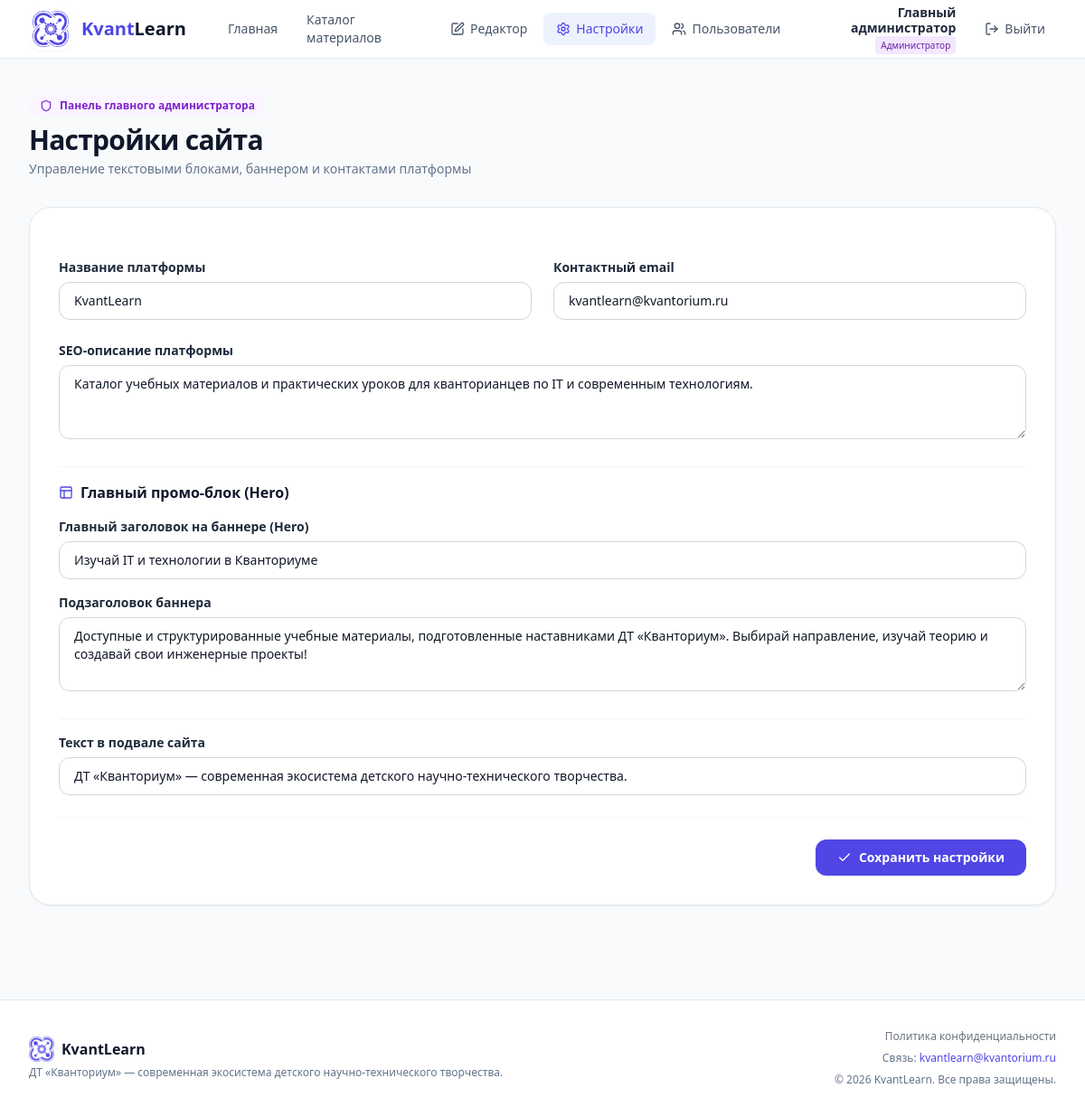
The app's page /settings/ (signed in) with its own data.
### apps/accounts/models.py (models this page shows, shortened)
class CustomUser(AbstractUser):
    ROLE_TEACHER = 'teacher'
    ROLE_ADMIN = 'admin'
    ROLE_CHOICES = [
        (ROLE_TEACHER, 'Педагог'),
        (ROLE_ADMIN, 'Администратор'),
    ]
    role = models.CharField(
        'Роль',
        max_length=20,
        choices=ROLE_CHOICES,
        default=ROLE_TEACHER,
    )
    is_approved = models.BooleanField(
        'Подтвержден администратором',
        default=False,
        help_text='Педагог может работать в редакторе только после одобрения аккаунта.',
    )
    full_name = models.CharField(
        'ФИО или отображаемое имя',
        max_length=255,
        blank=True,
    )
    created_at = models.DateTimeField(
        'Дата регистрации',
        auto_now_add=True,
    )
    consent_personal_data = models.BooleanField(
        'Согласие на обработку ПДн',
        default=False,
        help_text='Факт дачи согласия на обработку персональных данных (152-ФЗ).',
    )
    consent_date = models.DateTimeField(
        'Дата и время дачи согласия',
        null=True,
        blank=True,
    )
    consent_version = models.CharField(
        'Версия документов согласия',
        max_length=20,
        blank=True,
        help_text='Версия политики и соглашения, с которой согласился пользователь (например, "1.0").',
    )
    class Meta:
        verbose_name = 'Пользователь'
        verbose_name_plural = 'Пользователи'
        ordering = ['-created_at']
    @property
    def display_name(self):
        return self.full_name.strip() if self.full_name else self.username
    @property
    def is_administrator(self):
        return self.role == self.ROLE_ADMIN or self.is_superuser

### apps/core/models.py (models this page shows, shortened)
class SiteSettings(models.Model):
    site_name = models.CharField(
        'Название сайта',
        max_length=150,
        default='KvantLearn',
    )
    site_description = models.TextField(
        'Описание сайта',
        blank=True,
        default='Каталог учебных материалов и практических уроков для кванторианцев по IT и современным технологиям.',
    )
    hero_title = models.CharField(
        'Главный заголовок (Hero)',
        max_length=255,
        blank=True,
        default='Изучай IT и технологии в Кванториуме',
    )
    hero_subtitle = models.TextField(
        'Подзаголовок (Hero)',
        blank=True,
        default='Доступные и структурированные учебные материалы, написанные педагогами ДТ «Кванториум». Выбирай направление и прокачивай свои навыки!',
    )
    contact_email = models.EmailField(
        'Контактный email',
        blank=True,
        default='kvantlearn@example.com',
    )
    footer_text = models.CharField(
        'Текст в подвале (Footer)',
        max_length=255,
        blank=True,
        default='ДТ «Кванториум» — современная экосистема детского научно-технического творчества.',
    )
    class Meta:
        verbose_name = 'Настройки сайта'
        verbose_name_plural = 'Настройки сайта'
    @classmethod
    def get_settings(cls):
        obj = cls.objects.first()
        if not obj:
            obj = cls.objects.create()
        return obj

### apps/core/views.py (the view, shortened to what this page needs)
# urls.py: path('settings/', views.SiteSettingsEditView.as_view(), name='settings'),
class SiteSettingsEditView(AdminRequiredMixin, UpdateView):
    model = SiteSettings
    form_class = SiteSettingsForm
    template_name = 'core/settings.html'
    success_url = reverse_lazy('core:settings')
    def get_object(self, queryset=None):
        return SiteSettings.get_settings()

### apps/catalog/context_processors.py (called while the page is built)
def catalog_directions(request):
    return {
        'CATALOG_DIRECTIONS': getattr(settings, 'DIRECTION_CHOICES', []),
    }

### apps/core/context_processors.py (called while the page is built)
def site_settings(request):
    try:
        settings_obj = SiteSettings.get_settings()
    except Exception:
        settings_obj = None
    return {
        'site_settings': settings_obj,
    }

### apps/core/views.py (called while the page is built)
    def test_func(self):
        user = self.request.user
        return user.is_authenticated and (user.is_administrator)

### templates/core/settings.html (shortened to what this page needs)
{% extends "base.html" %}
{% block content %}
<div class="max-w-7xl mx-auto px-4 sm:px-6 lg:px-8 py-10">
  <div class="mb-8">
    <div class="flex items-center space-x-2 text-xs font-semibold text-purple-700 bg-purple-50 px-3 py-1 rounded-full w-fit mb-2">
      <i data-lucide="shield" class="w-3.5 h-3.5"></i>
      <span>Панель главного администратора</span>
    </div>
    <h1 class="text-3xl font-extrabold text-slate-900 tracking-tight">Настройки сайта</h1>
    <p class="text-sm text-slate-500 mt-1">Управление текстовыми блоками, баннером и контактами платформы</p>
  </div>
  <div class="bg-white rounded-3xl border border-slate-200 p-8 shadow-sm">
    <form method="post" class="space-y-6">
      <div class="grid grid-cols-1 sm:grid-cols-2 gap-6">
        <div>
          <label for="{{ form.site_name.id_for_label }}" class="block text-sm font-semibold text-slate-800 mb-1.5">
            {{ form.site_name.label }}
          </label>
          {{ form.site_name }}
        </div>
        <div>
          <label for="{{ form.contact_email.id_for_label }}" class="block text-sm font-semibold text-slate-800 mb-1.5">
            {{ form.contact_email.label }}
          </label>
          {{ form.contact_email }}
        </div>
      </div>
      <div>
        <label for="{{ form.site_description.id_for_label }}" class="block text-sm font-semibold text-slate-800 mb-1.5">
          {{ form.site_description.label }}
        </label>
        {{ form.site_description }}
      </div>
      <div class="pt-4 border-t border-slate-100">
        <h3 class="text-base font-bold text-slate-900 mb-4 flex items-center space-x-2">
          <i data-lucide="layout" class="w-4 h-4 text-indigo-600"></i>
          <span>Главный промо-блок (Hero)</span>
        </h3>
        <div class="space-y-4">
          <div>
            <label for="{{ form.hero_title.id_for_label }}" class="block text-sm font-semibold text-slate-800 mb-1.5">
              {{ form.hero_title.label }}
            </label>
            {{ form.hero_title }}
          </div>
          <div>
            <label for="{{ form.hero_subtitle.id_for_label }}" class="block text-sm font-semibold text-slate-800 mb-1.5">
              {{ form.hero_subtitle.label }}
            </label>
            {{ form.hero_subtitle }}
          </div>
        </div>
      </div>
      <div class="pt-4 border-t border-slate-100">
        <label for="{{ form.footer_text.id_for_label }}" class="block text-sm font-semibold text-slate-800 mb-1.5">
          {{ form.footer_text.label }}
        </label>
        {{ form.footer_text }}
      </div>
      <div class="pt-6 border-t border-slate-100 flex items-center justify-end">
        <button type="submit" class="px-6 py-2.5 bg-indigo-600 hover:bg-indigo-700 text-white text-sm font-semibold rounded-xl shadow-sm transition flex items-center space-x-2">
          <i data-lucide="check" class="w-4 h-4"></i>
          <span>Сохранить настройки</span>
        </button>
      </div>
    </form>
  </div>
</div>
{% endblock %}

### templates/base.html (shortened to what this page needs)
{% load static %}
<!DOCTYPE html>
<html lang="ru" class="h-full bg-slate-50">
<head>
  <script src="https://cdn.tailwindcss.com?plugins=typography"></script>
</head>
<body class="min-h-full flex flex-col text-slate-800 antialiased font-sans">
  <header class="sticky top-0 z-40 bg-white/95 backdrop-blur border-b border-slate-200">
    <div class="max-w-full mx-auto px-4 sm:px-6 lg:px-8">
      <div class="flex items-center justify-between h-16">
        <div class="flex items-center space-x-8">
          <a href="{% url 'core:home' %}" class="group flex items-center space-x-2.5 font-bold text-xl text-slate-900">
            <span class="w-12 h-12 rounded-xl bg-white flex items-center justify-center shadow-sm transition group-hover:bg-indigo-600">
              <span
                class="w-10 h-10 bg-indigo-600 transition group-hover:bg-white"
                style="
                  -webkit-mask-image: url('{% static 'logo_monochrome.png' %}');
                  mask-image: url('{% static 'logo_monochrome.png' %}');
                  -webkit-mask-size: contain;
                  mask-size: contain;
                  -webkit-mask-repeat: no-repeat;
                  mask-repeat: no-repeat;
                  -webkit-mask-position: center;
                  mask-position: center;
                ">
              </span>
            </span>
            <span>
              <span class="text-indigo-600">Kvant</span>Learn
            </span>
          </a>
          <nav class="hidden md:flex items-center space-x-1">
            <a href="{% url 'core:home' %}" class="px-3.5 py-2 rounded-lg text-sm font-medium transition {% if request.resolver_match.url_name == 'home' %}text-indigo-600 bg-indigo-50{% else %}text-slate-600 hover:text-slate-900 hover:bg-slate-100{% endif %}">
              Главная
            </a>
            <a href="{% url 'catalog:material_list' %}" class="px-3.5 py-2 rounded-lg text-sm font-medium transition {% if request.resolver_match.app_name == 'catalog' and not request.resolver_match.namespace == 'editor' %}text-indigo-600 bg-indigo-50{% else %}text-slate-600 hover:text-slate-900 hover:bg-slate-100{% endif %}">
              Каталог материалов
            </a>
            {% if user.is_authenticated %}
              {% if user.is_approved or user.is_administrator %}
                <a href="{% url 'editor:material_list' %}" class="px-3.5 py-2 rounded-lg text-sm font-medium transition flex items-center space-x-1.5 {% if request.resolver_match.namespace == 'editor' %}text-indigo-600 bg-indigo-50{% else %}text-slate-600 hover:text-slate-900 hover:bg-slate-100{% endif %}">
                  <i data-lucide="edit" class="w-4 h-4"></i>
                  <span>Редактор</span>
                </a>
              {% endif %}
              {% if user.is_administrator %}
                <a href="{% url 'core:settings' %}" class="px-3.5 py-2 rounded-lg text-sm font-medium transition flex items-center space-x-1.5 {% if request.resolver_match.url_name == 'settings' %}text-indigo-600 bg-indigo-50{% else %}text-slate-600 hover:text-slate-900 hover:bg-slate-100{% endif %}">
                  <i data-lucide="settings" class="w-4 h-4"></i>
                  <span>Настройки</span>
                </a>
                <a href="{% url 'core:users_list' %}" class="px-3.5 py-2 rounded-lg text-sm font-medium transition flex items-center space-x-1.5 {% if request.resolver_match.url_name == 'users_list' %}text-indigo-600 bg-indigo-50{% else %}text-slate-600 hover:text-slate-900 hover:bg-slate-100{% endif %}">
                  <i data-lucide="users" class="w-4 h-4"></i>
                  <span>Пользователи</span>
                </a>
              {% endif %}
            {% endif %}
          </nav>
        </div>
        <div class="hidden md:flex items-center space-x-3">
          {% if user.is_authenticated %}
            <div class="flex items-center space-x-3 pr-2">
              <div class="text-right">
                <div class="text-sm font-semibold text-slate-800 leading-tight">
                  {{ user.display_name }}
                </div>
                <div class="text-xs text-slate-500 flex items-center justify-end space-x-1">
                  {% if user.is_administrator %}
                    <span class="inline-flex items-center px-1.5 py-0.5 rounded text-[10px] font-medium bg-purple-100 text-purple-800">
                      Администратор
                    </span>
                  {% elif user.is_approved %}
                    <span class="inline-flex items-center px-1.5 py-0.5 rounded text-[10px] font-medium bg-emerald-100 text-emerald-800">
                      Педагог
                    </span>
                  {% else %}
                    <span class="inline-flex items-center px-1.5 py-0.5 rounded text-[10px] font-medium bg-amber-100 text-amber-800">
                      Ожидает подтверждения
                    </span>
                  {% endif %}
                </div>
              </div>
            </div>
            <a href="{% url 'accounts:logout' %}" class="inline-flex items-center space-x-1.5 px-3 py-2 text-sm font-medium text-slate-600 hover:text-red-600 hover:bg-red-50 rounded-xl transition">
              <i data-lucide="log-out" class="w-4 h-4"></i>
              <span>Выйти</span>
            </a>
          {% endif %}
        </div>
      </div>
    </div>
  </header>
  <main class="flex-1">
    {% block content %}{% endblock %}
  </main>
  <footer class="bg-white border-t border-slate-200 mt-16 py-8">
    <div class="max-w-full mx-auto px-4 sm:px-6 lg:px-8">
      <div class="flex flex-col md:flex-row items-center justify-between gap-4 text-center md:text-left">
        <div>
          <div class="flex items-center justify-center md:justify-start space-x-2 font-bold text-slate-900">
            <span
              class="w-7 h-7 bg-indigo-600 transition group-hover:bg-white"
              style="
                -webkit-mask-image: url('{% static 'logo_monochrome.png' %}');
                mask-image: url('{% static 'logo_monochrome.png' %}');
                -webkit-mask-size: contain;
                mask-size: contain;
                -webkit-mask-repeat: no-repeat;
                mask-repeat: no-repeat;
                -webkit-mask-position: center;
                mask-position: center;
              ">
            </span>
            <span>{{ site_settings.site_name|default:"KvantLearn" }}</span>
          </div>
          <p class="text-xs text-slate-500 mt-1 max-w-full">
            {{ site_settings.footer_text|default:"ДТ «Кванториум» — современная экосистема детского научно-технического творчества." }}
          </p>
        </div>
        <div class="text-xs text-slate-500 flex flex-col md:items-end gap-2">
          <div class="flex flex-wrap items-center justify-center md:justify-end gap-x-4 gap-y-1 text-xs text-gray-500">
            <a href="{% url 'privacy' %}" class="hover:text-indigo-600 transition">Политика конфиденциальности</a>
          </div>
          {% if site_settings.contact_email %}
            <div>Связь: <a href="mailto:{{ site_settings.contact_email }}" class="text-indigo-600 hover:underline">{{ site_settings.contact_email }}</a></div>
          {% endif %}
          <div>&copy; {% now "Y" %} {{ site_settings.site_name|default:"KvantLearn" }}. Все права защищены.</div>
        </div>
      </div>
    </div>
  </footer>
  <link rel="stylesheet" href="https://cdnjs.cloudflare.com/ajax/libs/highlight.js/11.12.0/styles/atom-one-dark.min.css">
</body>
</html>

### records on screen
CustomUser: display_name "Главный администратор"
SiteSettings: site_name "KvantLearn", contact_email "kvantlearn@kvantorium.ru", site_description "Каталог учебных материалов и практических уроков для кванторианцев по IT и современным технологиям.", hero_title "Изучай IT и технологии в Кванториуме", hero_subtitle "Доступные и структурированные учебные материалы, подготовленные наставниками ДТ «Кванториум». Выбирай направление, изучай теорию и создавай свои инженерные проекты!", footer_text "ДТ «Кванториум» — современная экосистема детского научно-технического творчества."
